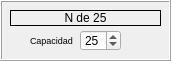
   <widget class="QFrame" name="frmColaDeMonstruos">
    <property name="geometry">
     <rect>
      <x>520</x>
      <y>60</y>
      <width>171</width>
      <height>61</height>
     </rect>
    </property>
    <property name="frameShape">
     <enum>QFrame::Shape::Box</enum>
    </property>
    <property name="frameShadow">
     <enum>QFrame::Shadow::Raised</enum>
    </property>
    <widget class="QSpinBox" name="sbxCapacidadColaDeMonstruos">
     <property name="geometry">
      <rect>
       <x>80</x>
       <y>30</y>
       <width>41</width>
       <height>21</height>
      </rect>
     </property>
     <property name="minimum">
      <number>10</number>
     </property>
     <property name="maximum">
      <number>50</number>
     </property>
     <property name="value">
      <number>25</number>
     </property>
    </widget>
    <widget class="QLabel" name="lblColaMonstruos">
     <property name="geometry">
      <rect>
       <x>10</x>
       <y>10</y>
       <width>151</width>
       <height>16</height>
      </rect>
     </property>
     <property name="autoFillBackground">
      <bool>false</bool>
     </property>
     <property name="frameShape">
      <enum>QFrame::Shape::Box</enum>
     </property>
     <property name="frameShadow">
      <enum>QFrame::Shadow::Plain</enum>
     </property>
     <property name="text">
      <string>N de 25</string>
     </property>
     <property name="alignment">
      <set>Qt::AlignmentFlag::AlignCenter</set>
     </property>
     <property name="wordWrap">
      <bool>false</bool>
     </property>
     <property name="margin">
      <number>0</number>
     </property>
     <property name="indent">
      <number>-1</number>
     </property>
    </widget>
    <widget class="QLabel" name="lblCapacidad4">
     <property name="geometry">
      <rect>
       <x>30</x>
       <y>20</y>
       <width>51</width>
       <height>41</height>
      </rect>
     </property>
     <property name="font">
      <font>
       <pointsize>7</pointsize>
      </font>
     </property>
     <property name="text">
      <string>Capacidad</string>
     </property>
    </widget>
   </widget>
